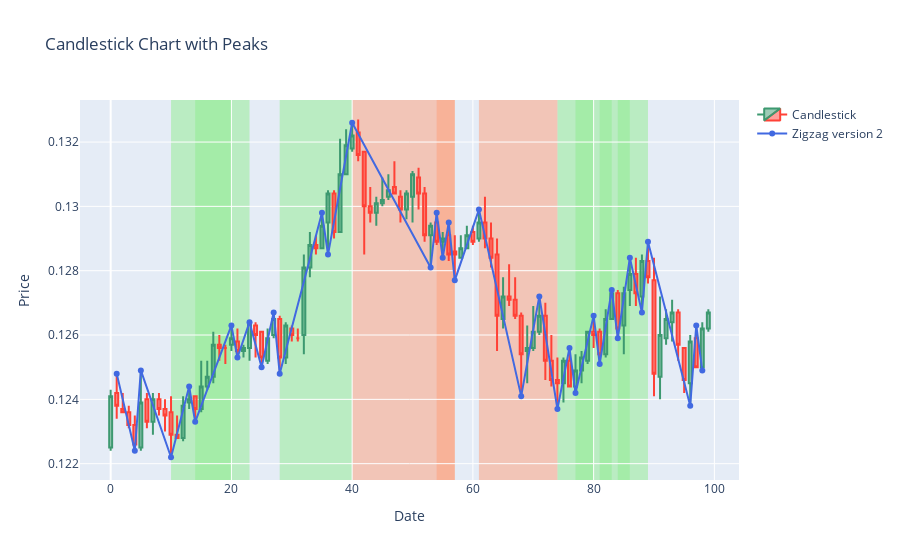

Notebook source saved alongside this figure:
### Code cell
patterns = find_patterns(zigzag_df)
plot_highlight_patterns = patterns['bullish'] + patterns['bearish']
gu.plot_candlesticks_zigzag_range(df, zigzag_df=zigzag(df), x_axis_type="index", highlight_range=plot_highlight_patterns)
